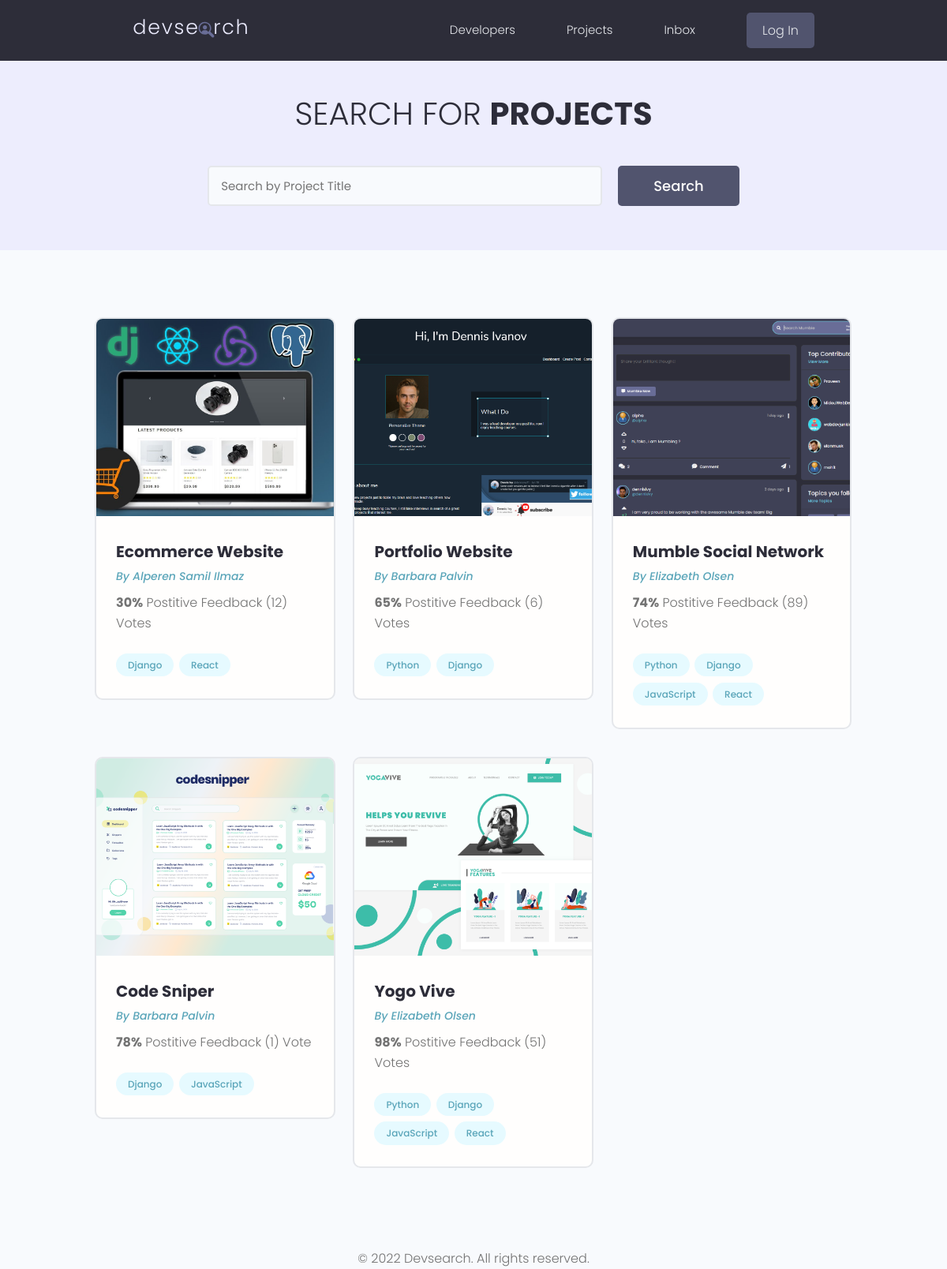
/projects/, run on the app's committed database.
### base/models.py (models this page shows, shortened)
class Project(models.Model):
    owner = models.ForeignKey(Profile, null=True, blank=True, on_delete=models.SET_NULL)
    title = models.CharField(max_length=256)
    description = models.TextField(null=True, blank=True)
    featured_image = models.ImageField(blank=True, null=True, default='default.jpg')
    demo_link = models.CharField(max_length=2048, null=True, blank=True)
    source_link = models.CharField(max_length=2048, null=True, blank=True)
    tags = models.ManyToManyField('Tag', blank=True)
    vote_total = models.IntegerField(default=0, null=True, blank=True)
    vote_ratio = models.IntegerField(default=0, null=True, blank=True)
    created = models.DateTimeField(auto_now_add=True)
    id = models.UUIDField(default=uuid.uuid4, unique=True, primary_key=True, editable=False)

class Tag(models.Model):
    name = models.CharField(max_length=256)
    created = models.DateTimeField(auto_now_add=True)
    id = models.UUIDField(default=uuid.uuid4, unique=True, primary_key=True, editable=False)
    def __str__(self):
        return self.name

### users/models.py (models this page shows, shortened)
class Profile(models.Model):
    user = models.OneToOneField(User, on_delete=models.CASCADE, null=True, blank=True)
    name = models.CharField(max_length=128, blank=True, null=True)
    email = models.EmailField(max_length=256, blank=True, null=True)
    username = models.CharField(max_length=128, blank=True, null=True)
    location = models.CharField(max_length=128, blank=True, null=True)
    short_intro = models.CharField(max_length=128, blank=True, null=True)
    bio = models.TextField(blank=True, null=True)
    profile_image = models.ImageField(null=True, blank=True, upload_to='profiles/', default='profiles/user-default.png')
    social_github = models.CharField(max_length=128, blank=True, null=True)
    social_stackoverflow = models.CharField(max_length=128, blank=True, null=True)
    social_twitter = models.CharField(max_length=128, blank=True, null=True)
    social_linkedin = models.CharField(max_length=128, blank=True, null=True)
    social_instagram = models.CharField(max_length=128, blank=True, null=True)
    social_website = models.CharField(max_length=128, blank=True, null=True)
    created = models.DateTimeField(auto_now_add=True)
    id = models.UUIDField(default=uuid.uuid4, unique=True, primary_key=True, editable=False)

### base/views.py (the view)
# urls.py: path('projects/', include('base.urls')),
def projects(request):
    projects = Project.objects.all()
    context = {'projects': projects}
    return render(request, 'base/projects.html', context)

### base/templates/base/projects.html (shortened to what this page needs)
{% extends 'main.html' %}
{% block content %}
    <main class="projects">
        <section class="hero-section text-center">
          <div class="container container--narrow">
            <div class="hero-section__box">
              <h2>Search for <span>Projects</span></h2>
            </div>
            <div class="hero-section__search">
              <form class="form" action="#" method="get">
                <div class="form__field">
                  <input class="input input--text" id="formInput#search" type="text" name="text"
                    placeholder="Search by Project Title" />
                </div>
                <input class="btn btn--sub btn--lg" type="submit" value="Search" />
              </form>
            </div>
          </div>
        </section>
        <section class="projectsList">
          <div class="container">
            <div class="grid grid--three">
                {% for project in projects %}
                  <div class="column">
                    <div class="card project">
                      <a href="{% url 'project' project.id %}" class="project">
                        <img class="project__thumbnail" src="{{ project.featured_image.url }}" alt="project thumbnail" />
                        <div class="card__body">
                          <h3 class="project__title"><td>{{ project.title }}</td></h3>
                          <p><a class="project__author" href="{% url 'user-profile' project.owner.id %}">By {{ project.owner.name }}</a></p>
                          <p class="project--rating">
                            <span style="font-weight: bold;">{{ project.vote_ratio }}%</span> Postitive
                            Feedback ({{ project.vote_total }}) Vote{{ project.vote_total|pluralize:"s" }}
                          </p>
                          <div class="project__tags">
                            {% for tag in project.tags.all %}
                                <span class="tag tag--pill tag--main">
                                  <small>{{ tag }}</small>
                                </span>
                            {% endfor %}
                          </div>
                        </div>
                      </a>
                    </div>
                  </div>
                {% endfor %}
            </div>
          </div>
        </section>
    </main>
{% endblock content %}

### static/styles/app.css (style rules this page uses)
:root { --color-sub: #2d2d39; }
.btn--sub { background-color: var(--color-sub-light); }
.card { border: 2px solid var(--color-light); }
img { width: 100%; }
.hero-section { height: 40vh; display: flex; align-items: center; background-color: var(--color-sub); }
.hero-section__box { margin-bottom: 4rem; }
.hero-section__box > h2, .hero-section__box > h2 > span { font-size: 4rem; color: var(--color-light); line-height: 1.3; text-transform: uppercase; }
.hero-section__box > h2 { font-weight: 300; }
.hero-section__box > h2 > span { font-weight: 700; }
.hero-section__search > .form { display: flex; align-items: center; justify-content: center; gap: 2rem; }
.hero-section__search > .form input.input--text { width: 50rem; }
.project__author { font-size: 1.4rem; font-style: italic; }
.project--rating { margin-bottom: 1.6em; margin-top: .5em; }
.projects > .hero-section { background: var(--color-sub-lighter); height: 30vh; }
.projects .hero-section__box { margin-bottom: 2.5rem; }
.projects .hero-section__box > h2 { color: var(--color-sub); }
.projects .hero-section__box > h2 > span { font-weight: 700; color: var(--color-sub); }
.projectsList { margin-top: 8rem; }
.project__thumbnail { height: 25rem; object-fit: cover; object-position: top center; }
.project__title { font-size: 2rem; font-weight: 700; color: var(--color-sub); }

### static/uikit/styles/modules/_variables.css (style rules this page uses)
:root { --color-main: #5aa5b9; --color-main-light: #e6faff; --color-sub: #3f4156; --color-sub-light: #51546e; --color-sub-lighter: #ededfd; --color-text: #737373; --color-gray: #8b8b8b; --color-light: #e5e7eb; --color-light-gray: #767676; --color-bg: #f8fafd; --color-white: #fffefd; --color-white-light: #f3f3f3; --color-success: #359e64; --color-success-bg: #def8e8; --color-error: #fc4b0b; --color-error-bg: #fff2ee; --font-base: 'Poppins', arial, helvetica, 'Segoe UI', roboto, ubuntu, sans-serif; --font-monospace: 'Fira Code', 'Courier New', courier, monospace; --font-regular: 300; --font-medium: 500; --font-bold: 700; --generic-shadow: 1px 1px 5px #00000010; --generic-transition: all 0.3s ease-in-out; }

### static/uikit/styles/modules/_base.css (style rules this page uses)
* { margin: 0; padding: 0; box-sizing: border-box; text-rendering: optimizeLegibility; color: inherit; font-size: inherit; }
html { font-size: 50%; }
@media only screen and (min-width: 480px) { html { font-size: 56.25%; } }
@media only screen and (min-width: 1200px) { html { font-size: 62.5%; } }
body { line-height: 1.6; font-weight: 400; font-size: 1.5rem; color: var(--color-text); background-color: var(--color-bg); min-height: 100vh; }

### static/uikit/styles/modules/_typography.css (style rules this page uses)
* { font-family: var(--font-base); }
h2 { font-size: 3.6rem; font-weight: var(--font-bold); }
h3 { font-size: 3.2rem; font-weight: var(--font-medium); }
p, span, strong { font-size: 1.6rem; color: var(--color-text); font-weight: var(--font-regular); }
a { padding-bottom: 2px; text-decoration: none; display: inline-block; color: var(--color-main); font-weight: var(--font-medium); }

### static/uikit/styles/modules/_utilities.css (style rules this page uses)
.container { width: 92%; max-width: 165rem; margin: 0 auto; box-sizing: border-box; }
.container--narrow { width: 92%; max-width: 120rem; }
@media screen and (min-width: 1000px) { .container { width: 90%; } }
@media screen and (min-width: 1000px) { .container--narrow { width: 85%; } }
@media screen and (min-width: 1200px) { .container { width: 80%; } }
@media screen and (min-width: 1200px) { .container--narrow { width: 72%; } }
.text-center { text-align: center; }

### static/uikit/styles/modules/_button.css (style rules this page uses)
.btn { display: inline-block; position: relative; cursor: pointer; background-color: var(--color-light); font-weight: var(--font-medium); color: var(--color-sub); text-decoration: none; padding: 1rem 2rem; border-radius: 0.5rem; border: none; width: -webkit-fit-content; width: -moz-fit-content; width: fit-content; height: -webkit-fit-content; height: -moz-fit-content; height: fit-content; font-size: 1.6rem; outline-width: 0; outline-color: transparent; -webkit-backface-visibility: hidden; backface-visibility: hidden; transition: all 0.3s ease-in-out; }
.btn--sub { background-color: var(--color-sub); color: var(--color-white); }
.btn--lg { font-size: 1.8rem; padding: 1.2rem 4.5rem; }

### static/uikit/styles/modules/_card.css (style rules this page uses)
.card { border-radius: 1rem; background-color: var(--color-white); border: 1.5px solid var(--color-light); width: auto; height: auto; margin-top: 0.5rem; margin-bottom: 0.5rem; overflow: hidden; }
.card__body, .card__header { padding: 2rem 2.5rem; }

### data on the page
Project: featured_image (picture), title "Ecommerce Website", owner.name "Alperen Samil Ilmaz", vote_ratio "30", vote_total "12"
Tag: name "Django"
Tag: name "React"
Project: featured_image (picture), title "Portfolio Website", owner.name "Barbara Palvin", vote_ratio "65", vote_total "6"
Tag: name "Python"
Project: featured_image (picture), title "Mumble Social Network", owner.name "Elizabeth Olsen", vote_ratio "74", vote_total "89"
Tag: name "JavaScript"
Project: featured_image (picture), title "Code Sniper", owner.name "Barbara Palvin", vote_ratio "78", vote_total "1"
Project: featured_image (picture), title "Yogo Vive", owner.name "Elizabeth Olsen", vote_ratio "98", vote_total "51"
